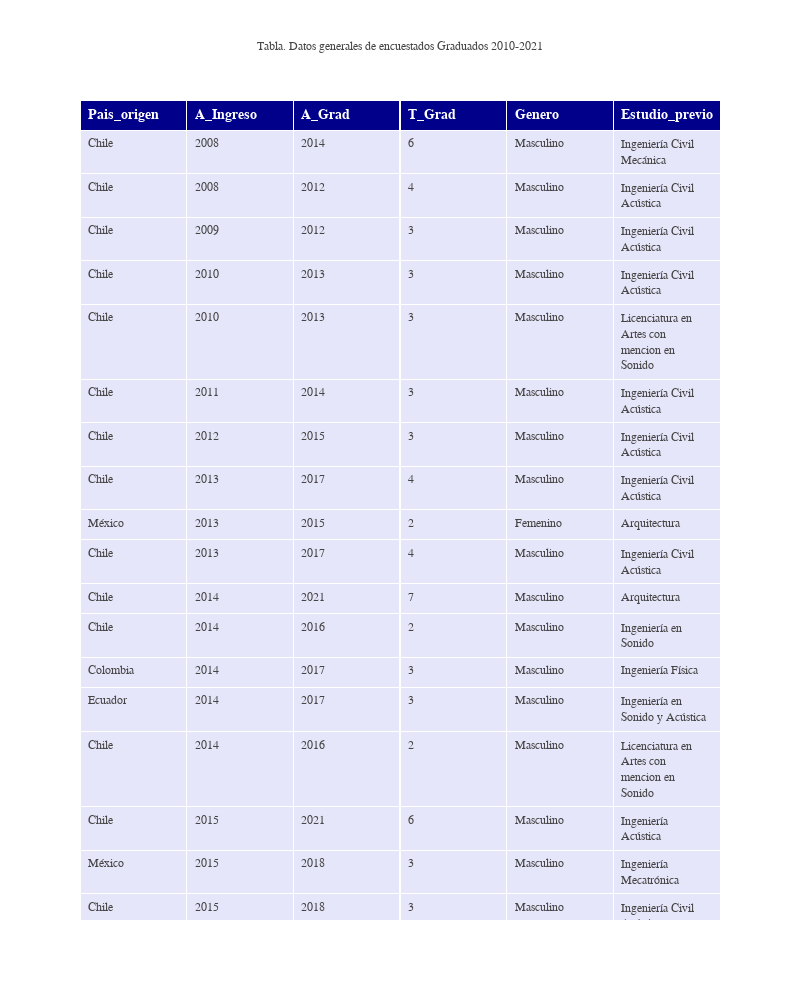

The notebook cell this image was saved under:
### Markdown cell above
## Tabla de datos generales de las <span style="color:#AC1212">*26 respuestas (opiniones)*</span> obtenidas

### Code cell
path_file_sorted    = 'egresados_sorted.xlsx'
visual(path_file_sorted)

### Figure 1 — Plotly figure (JSON) as saved in the notebook; plotly's stock layout.template omitted (floating-point values rounded to 4 significant figures; data arrays with more than 128 entries replaced by an {"elided": "..."} marker saying what was removed)
{"data": [{"cells": {"align": "left", "fill": {"color": "lavender"}, "font": {"family": "Rockwell", "size": 12}, "height": 30, "values": {"elided": "6x26 mixed values"}}, "header": {"align": "left", "fill": {"color": "darkblue"}, "font": {"color": "white", "family": "Rockwell", "size": 14}, "height": 20, "values": ["<b>Pais_origen</b>", "<b>A_Ingreso</b>", "<b>A_Grad</b>", "<b>T_Grad</b>", "<b>Genero</b>", "<b>Estudio_previo</b>"]}, "type": "table"}], "layout": {"height": 1000, "title": {"text": "Tabla. Datos generales de encuestados Graduados 2010-2021"}, "width": 800}}
